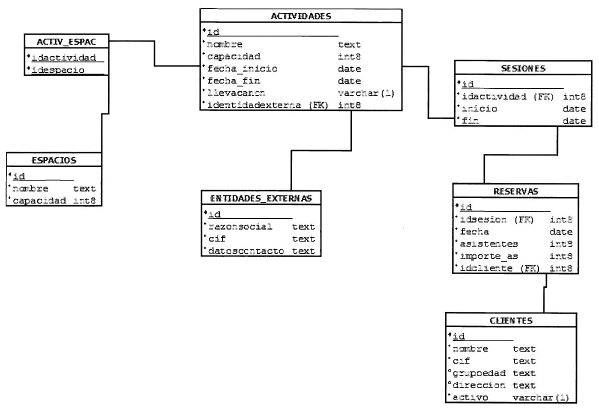
#> input picture data/banks/assets/tai-li-2015/p2-s1-statement-1.png, 1198 x 822 px (shown at 1/2 size)
$ python -i pdfdoc.py   (imports and definitions only)
#> lines starting #> are read from the running program, lines starting #| are printed output that depends on the picture
#> further down, picture is the input picture: PIL image 1198x822 L; min 0, max 255, mean 242.8
# SPDX-License-Identifier: GPL-3.0-or-later
# Copyright (C) 2026 Eric Valls Gramunt
"""Extracción de texto con posiciones a partir de PDFs (PyMuPDF).

Convierte cada página en una secuencia de *elementos* ordenados por posición vertical:

* :class:`Row`: una línea visual (spans con la misma línea base), con sus spans ordenados por x.
* :class:`Figure`: una imagen incrustada (o una región configurada) que puede recortarse a PNG.

El resto del parser (``parse_exam``) trabaja sobre estos elementos sin depender de PyMuPDF.
"""

from __future__ import annotations

import re
from collections.abc import Iterable
from dataclasses import dataclass, field
from pathlib import Path

import pymupdf

# Fuentes monoespaciadas habituales en los cuadernillos (para detectar código).
MONO_FONT_RE = re.compile(r"courier|consol|mono|lucida ?console|menlo", re.I)
BOLD_FONT_RE = re.compile(r"bold|black|heavy|semibold|demi", re.I)
ITALIC_FONT_RE = re.compile(r"italic|oblique", re.I)


@dataclass
class Span:
    text: str
    x0: float
    y0: float
    x1: float
    y1: float
    baseline: float
    font: str
    size: float
    bold: bool
    italic: bool
    mono: bool
    color: int = 0
    ref: int | None = None  # OCR: índice de la palabra en la página de la caché

    @property
    def is_blank(self) -> bool:
        return not self.text.strip()


@dataclass
class Row:
    page: int  # 0-based
    spans: list[Span]

    @property
    def y0(self) -> float:
        return min(s.y0 for s in self.spans)

    @property
    def y1(self) -> float:
        return max(s.y1 for s in self.spans)

    @property
    def baseline(self) -> float:
        return sorted(s.baseline for s in self.spans)[len(self.spans) // 2]

    @property
    def x0(self) -> float:
        return min(s.x0 for s in self.visible_spans) if self.visible_spans else self.spans[0].x0

    @property
    def x1(self) -> float:
        return max(s.x1 for s in self.spans)

    @property
    def visible_spans(self) -> list[Span]:
        return [s for s in self.spans if not s.is_blank]

    @property
    def text(self) -> str:
        return join_spans(self.visible_spans)

    # [9 lines left out: functions size, all_bold, not called in this run]

    def __repr__(self) -> str:  # pragma: no cover - depuración
        return f"Row(p{self.page + 1} y={self.y0:.1f} x={self.x0:.1f} {self.text!r})"


@dataclass
class Figure:
    page: int
    x0: float
    y0: float
    x1: float
    y1: float
    xref: int | None = None  # imagen incrustada (None = región vectorial configurada)
    name: str | None = None
    alt: str = ""
    attach: str | None = None  # "section" | id de pregunta | None (automático)
    extra: dict = field(default_factory=dict)

    @property
    def rect(self) -> pymupdf.Rect:
        return pymupdf.Rect(self.x0, self.y0, self.x1, self.y1)

    @property
    def width(self) -> float:
        return self.x1 - self.x0

    @property
    def height(self) -> float:
        return self.y1 - self.y0


Element = Row | Figure


# [99 lines left out: functions join_spans, _span_from_dict, page_spans, group_rows, page_figures, inside, not called in this run]


@dataclass
class PageFilter:
    """Qué descartar de cada página (cabeceras, pies, regiones)."""

    top: float | None = None  # descartar spans cuyo y1 < top
    bottom: float | None = None  # descartar spans cuyo y0 > bottom
    ignore_patterns: list[re.Pattern] = field(default_factory=list)  # filas completas a descartar
    exclude_rects: dict[int, list[tuple[float, float, float, float]]] = field(default_factory=dict)
    skip_pages: set[int] = field(default_factory=set)  # 0-based


# [90 lines left out: functions extract_elements, row_segments, row_ignored, _overlap, not called in this run]


MIN_DPI = 144  # ≥ 2× la resolución nominal del PDF (72 ppp)
DEFAULT_DPI = 200
MAX_DPI = 300
MAX_FIGURE_BYTES = 300_000


@dataclass
class RenderInfo:
    path: Path
    dpi: int
    width: int
    height: int
    bytes: int
    quantized: bool = False


def trim_whitespace(img, threshold: int = 16, margin: int = 8):
    """Recorta los márgenes blancos de una imagen PIL (recorte ajustado al contenido)."""
#> called with threshold = 16, margin = 8
    from PIL import Image, ImageChops

    rgb = img.convert("RGB")
    diff = ImageChops.difference(rgb, Image.new("RGB", rgb.size, (255, 255, 255)))
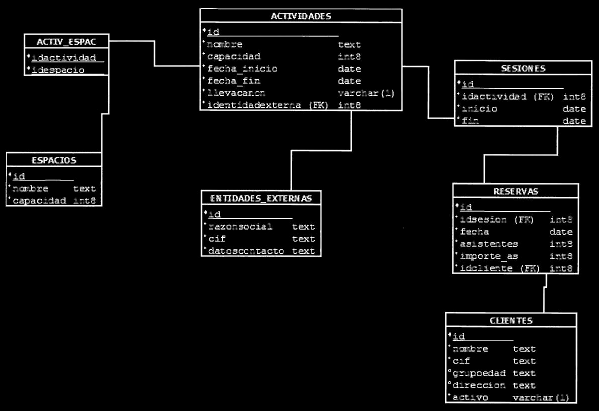
#> diff: PIL image 1198x822 RGB (shown at 1/2 size); min 0, max 255, mean 12.2
    r, g, b = diff.split()
    strongest = ImageChops.lighter(ImageChops.lighter(r, g), b)
    bbox = strongest.point(lambda v: 255 if v > threshold else 0).getbbox()
#> bbox = (11, 11, 1187, 811)
    if not bbox:
        return rgb
    x0, y0, x1, y1 = bbox
#> x0 = 11; y0 = 11; x1 = 1187; y1 = 811
    box = (
        max(0, x0 - margin),
        max(0, y0 - margin),
        min(rgb.width, x1 + margin),
        min(rgb.height, y1 + margin),
    )
#> box = (3, 3, 1195, 819)
    return rgb.crop(box)
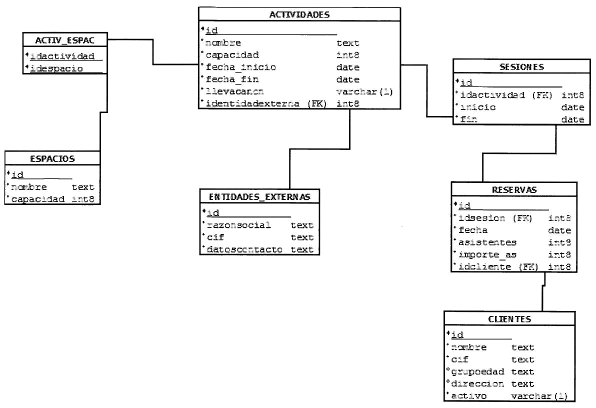
#> returned value: PIL image 1192x816 RGB (shown at 1/2 size); min 0, max 255, mean 242.6


# [58 lines left out: functions _png_bytes, render_figure, not called in this run]

>>> from PIL import Image
>>> picture = Image.open('../../data/banks/assets/tai-li-2015/p2-s1-statement-1.png')
>>> result = trim_whitespace(picture)

$ run again, on data/banks/assets/tai-li-2015/p2-s2-statement-1.png
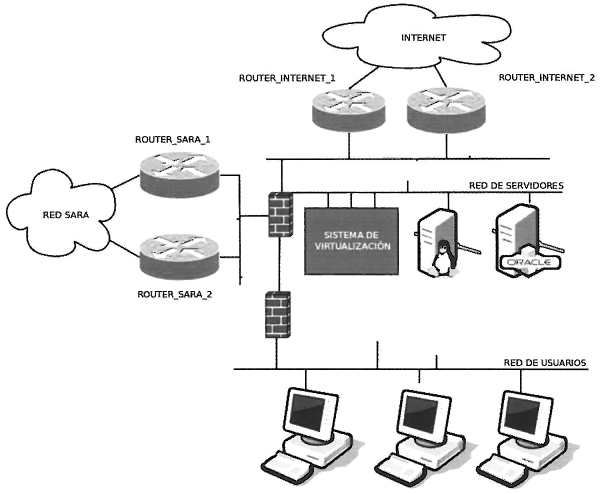
#> input picture data/banks/assets/tai-li-2015/p2-s2-statement-1.png, 1204 x 988 px (shown at 1/2 size)
#> picture is the input picture: PIL image 1204x988 L; min 0, max 255, mean 234.2
#> in trim_whitespace, `diff = ImageChops.difference(rgb, Image.new("RGB", rgb.size, (255, 255..`:
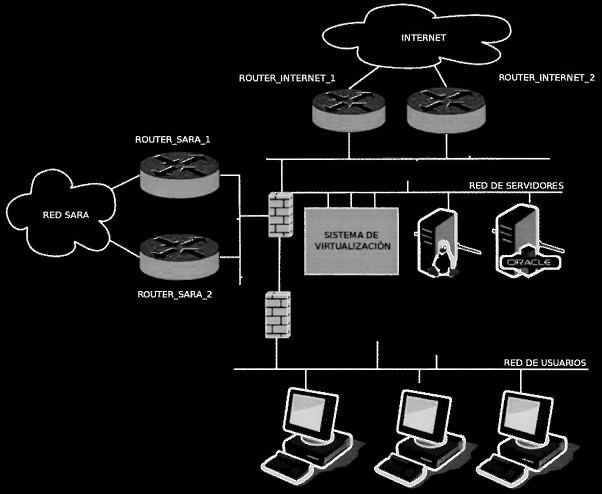
#> diff: PIL image 1204x988 RGB (shown at 1/2 size); min 0, max 255, mean 20.8
#> bbox = (10, 7, 1193, 979)
#> x0 = 10; y0 = 7; x1 = 1193; y1 = 979
#> box = (2, 0, 1201, 987)
#> in trim_whitespace, `return rgb.crop(box)`:
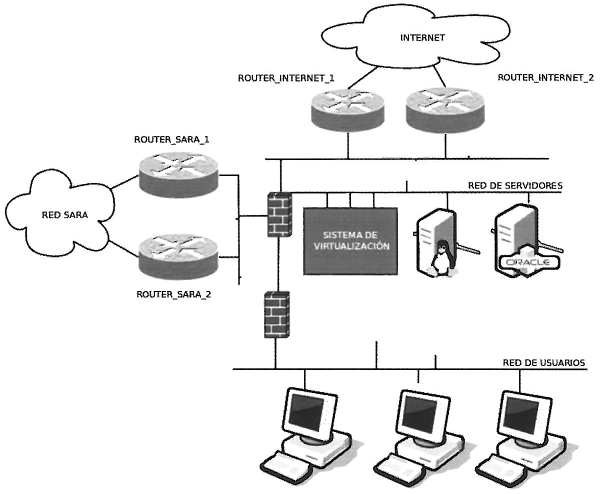
#> returned value: PIL image 1199x987 RGB (shown at 1/2 size); min 0, max 255, mean 234
